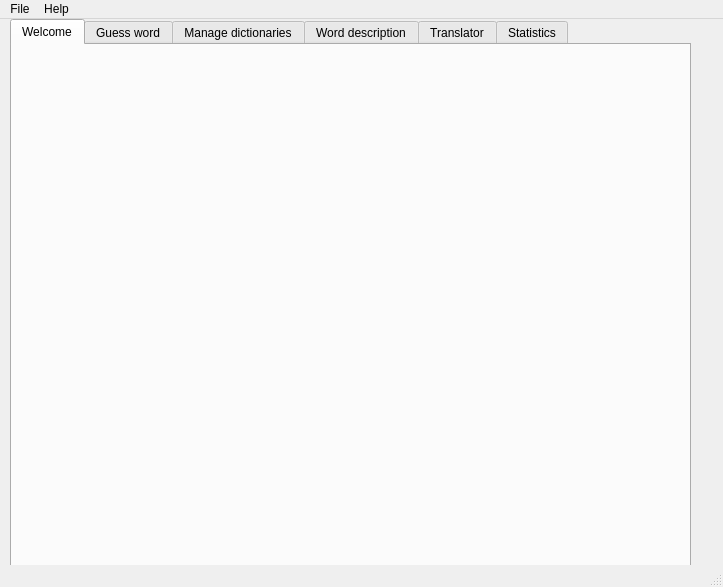
<?xml version="1.0" encoding="UTF-8"?>
<ui version="4.0">
    <class>glossary::gui::view::MainView</class>
    <widget class="QMainWindow" name="glossary::gui::view::MainView">
        <property name="geometry">
            <rect>
                <x>0</x>
                <y>0</y>
                <width>723</width>
                <height>587</height>
            </rect>
        </property>
        <property name="windowTitle">
            <string>Glossary</string>
        </property>
        <widget class="QWidget" name="centralwidget">
            <widget class="QTabWidget" name="glossaryFunctionsTab">
                <property name="geometry">
                    <rect>
                        <x>10</x>
                        <y>0</y>
                        <width>681</width>
                        <height>551</height>
                    </rect>
                </property>
                <property name="styleSheet">
                    <string notr="true"/>
                </property>
                <property name="currentIndex">
                    <number>0</number>
                </property>
                <widget class="QWidget" name="welcomeTab">
                    <attribute name="title">
                        <string>Welcome</string>
                    </attribute>
                    <widget class="QWidget" name="verticalLayoutWidget_6">
                        <property name="geometry">
                            <rect>
                                <x>10</x>
                                <y>10</y>
                                <width>661</width>
                                <height>501</height>
                            </rect>
                        </property>
                        <layout class="QVBoxLayout" name="welcomeTabLayout"/>
                    </widget>
                </widget>
                <widget class="QWidget" name="guessTab">
                    <attribute name="title">
                        <string>Guess word</string>
                    </attribute>
                    <widget class="QWidget" name="verticalLayoutWidget">
                        <property name="geometry">
                            <rect>
                                <x>10</x>
                                <y>10</y>
                                <width>661</width>
                                <height>501</height>
                            </rect>
                        </property>
                        <layout class="QVBoxLayout" name="guessTabLayout"/>
                    </widget>
                </widget>
                <widget class="QWidget" name="dictionariesTab">
                    <attribute name="title">
                        <string>Manage dictionaries</string>
                    </attribute>
                    <widget class="QWidget" name="verticalLayoutWidget_2">
                        <property name="geometry">
                            <rect>
                                <x>0</x>
                                <y>0</y>
                                <width>671</width>
                                <height>511</height>
                            </rect>
                        </property>
                        <layout class="QVBoxLayout" name="dictionariesTabLayout"/>
                    </widget>
                </widget>
                <widget class="QWidget" name="wordDescriptionTab">
                    <attribute name="title">
                        <string>Word description</string>
                    </attribute>
                    <widget class="QWidget" name="verticalLayoutWidget_3">
                        <property name="geometry">
                            <rect>
                                <x>0</x>
                                <y>0</y>
                                <width>671</width>
                                <height>511</height>
                            </rect>
                        </property>
                        <layout class="QVBoxLayout" name="wordDescriptionTabLayout"/>
                    </widget>
                </widget>
                <widget class="QWidget" name="translatorTab">
                    <attribute name="title">
                        <string>Translator</string>
                    </attribute>
                    <widget class="QWidget" name="verticalLayoutWidget_4">
                        <property name="geometry">
                            <rect>
                                <x>120</x>
                                <y>50</y>
                                <width>391</width>
                                <height>331</height>
                            </rect>
                        </property>
                        <layout class="QVBoxLayout" name="translatorTabLayout"/>
                    </widget>
                </widget>
                <widget class="QWidget" name="statisticsTab">
                    <attribute name="title">
                        <string>Statistics</string>
                    </attribute>
                    <widget class="QWidget" name="verticalLayoutWidget_5">
                        <property name="geometry">
                            <rect>
                                <x>0</x>
                                <y>0</y>
                                <width>671</width>
                                <height>511</height>
                            </rect>
                        </property>
                        <layout class="QVBoxLayout" name="statisticsTabLayout"/>
                    </widget>
                </widget>
            </widget>
        </widget>
        <widget class="QMenuBar" name="menubar">
            <property name="geometry">
                <rect>
                    <x>0</x>
                    <y>0</y>
                    <width>723</width>
                    <height>22</height>
                </rect>
            </property>
            <widget class="QMenu" name="menuFile">
                <property name="title">
                    <string>File</string>
                </property>
                <addaction name="actionLoadDictionary"/>
                <addaction name="actionExit"/>
            </widget>
            <widget class="QMenu" name="menuHelp">
                <property name="title">
                    <string>Help</string>
                </property>
                <addaction name="actionAbout"/>
            </widget>
            <addaction name="menuFile"/>
            <addaction name="menuHelp"/>
        </widget>
        <widget class="QStatusBar" name="statusbar"/>
        <action name="actionLoadDictionary">
            <property name="text">
                <string>Load dictionary</string>
            </property>
        </action>
        <action name="actionAbout">
            <property name="text">
                <string>About</string>
            </property>
        </action>
        <action name="actionExit">
            <property name="text">
                <string>Exit</string>
            </property>
        </action>
    </widget>
    <resources/>
    <connections/>
</ui>
